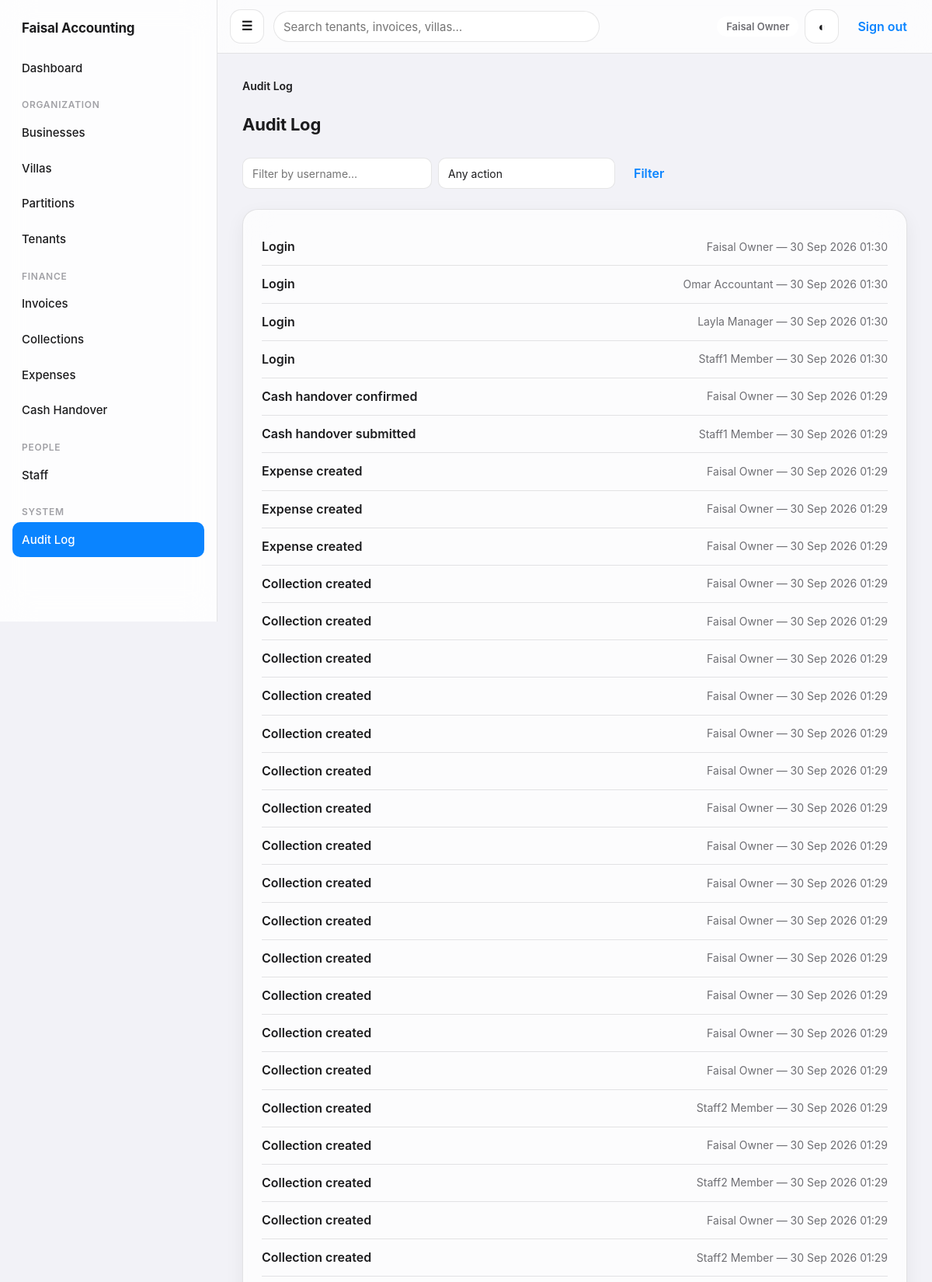
Screenshot of /audit/ (signed in, upper part) with the database file from the repository.
### apps/accounts/models.py (models this page shows)
class User(AbstractUser):
    is_owner = models.BooleanField(default=False, help_text='Sees and can operate on every business/villa/financial record.')
    phone = models.CharField(max_length=32, blank=True)
    class Meta:
        ordering = ['username']
    def __str__(self):
        return self.get_full_name() or self.username

### apps/audit/models.py (models this page shows, shortened)
class AuditLog(models.Model):
    timestamp = models.DateTimeField(auto_now_add=True, db_index=True)
    user = models.ForeignKey(settings.AUTH_USER_MODEL, on_delete=models.PROTECT, related_name='audit_logs')
    action = models.CharField(max_length=64, choices=Action.choices, db_index=True)
    content_type = models.ForeignKey(ContentType, on_delete=models.PROTECT, null=True, blank=True)
    object_id = models.CharField(max_length=64, blank=True)
    content_object = GenericForeignKey('content_type', 'object_id')
    business = models.ForeignKey('businesses.Business', on_delete=models.SET_NULL, null=True, blank=True, related_name='+')
    villa = models.ForeignKey('villas.Villa', on_delete=models.SET_NULL, null=True, blank=True, related_name='+')
    old_value = models.JSONField(null=True, blank=True)
    new_value = models.JSONField(null=True, blank=True)
    reason = models.TextField(blank=True)
    ip_address = models.GenericIPAddressField(null=True, blank=True)
    user_agent = models.CharField(max_length=512, blank=True)
    request_id = models.CharField(max_length=64, blank=True)
    class Meta:
        ordering = ['-timestamp']
        indexes = [models.Index(fields=['content_type', 'object_id']), models.Index(fields=['action', 'timestamp'])]

### apps/audit/views.py (the view)
# urls.py: urlpatterns = [path('', views.audit_list, name='list')]
@login_required
def audit_list(request):
    if not request.user.is_owner:
        raise PermissionDenied('Only the Owner can view the audit trail.')
    qs = AuditLog.objects.select_related('user', 'content_type', 'business', 'villa')
    q = request.GET.get('q', '').strip()
    if q:
        qs = qs.filter(user__username__icontains=q)
    action = request.GET.get('action', '')
    if action:
        qs = qs.filter(action=action)
    page_obj = paginate_queryset(request, qs.order_by('-timestamp'), per_page=50)
    return render(request, 'audit/list.html', {'page_obj': page_obj, 'q': q, 'action': action, 'action_choices': Action.choices, 'breadcrumbs': [('Audit Log', None)]})

### apps/accounts/context_processors.py (called while the page is built)
def nav(request):
    user = getattr(request, 'user', None)
    if user is None or not user.is_authenticated:
        return {}
    has_any_scope = user.is_owner or selectors.villas_visible_to(user).exists()
    return {'nav_has_scope': has_any_scope, 'nav_can_view_financials': selectors.can_view_financial_kpis(user), 'nav_can_manage_users': user.is_owner, 'nav_can_manage_operations': selectors.can_manage_villas_and_tenants(user), 'nav_pending_handover_count': _pending_handover_count(user) if has_any_scope else 0}

def _pending_handover_count(user):
    from apps.cash.models import CashHandover
    qs = selectors.cash_handovers_visible_to(user).filter(status=CashHandover.Status.SUBMITTED)
    if not user.is_owner and (not Assignment.objects.filter(user=user, role__in=[Assignment.Role.BUSINESS_MANAGER, Assignment.Role.ACCOUNTANT]).exists()):
        return 0
    return qs.count()

### apps/accounts/selectors.py (called while the page is built, shortened)
def cash_handovers_visible_to(user) -> QuerySet[CashHandover]:
    if user.is_owner:
        return CashHandover.objects.all()

def can_view_financial_kpis(user) -> bool:
    if user.is_owner:
        return True
    return Assignment.objects.filter(user=user, role__in=[Assignment.Role.BUSINESS_MANAGER, Assignment.Role.ACCOUNTANT]).exists()

def can_manage_villas_and_tenants(user) -> bool:
    if user.is_owner:
        return True
    return Assignment.objects.filter(user=user, role__in=[Assignment.Role.BUSINESS_MANAGER, Assignment.Role.VILLA_STAFF]).exists()

### apps/audit/context.py (called while the page is built)
def set_context(request) -> None:
    ip_address = request.META.get('HTTP_X_FORWARDED_FOR', '').split(',')[0].strip() or request.META.get('REMOTE_ADDR')
    actor = getattr(request, 'user', None)
    if actor is not None and (not actor.is_authenticated):
        actor = None
    _current_request_context.set(RequestContext(ip_address=ip_address or None, user_agent=request.META.get('HTTP_USER_AGENT', '')[:512], request_id=str(uuid.uuid4()), actor=actor))

def clear_context() -> None:
    _current_request_context.set(None)

### apps/shared/pagination.py (called while the page is built)
def paginate_queryset(request, queryset, per_page=25):
    paginator = Paginator(queryset, per_page)
    return paginator.get_page(request.GET.get('page'))

### apps/shared/templatetags/querystring.py (called while the page is built)
@register.filter
def urlencode_without_page(get_params):
    qd = get_params.copy()
    qd.pop('page', None)
    return qd.urlencode()

### templates/audit/list.html (shortened to what this page needs)
{% extends "base.html" %}
{% block content %}
  <div class="page-header"><h1>Audit Log</h1></div>
  <form class="filter-bar" method="get">
    <input type="search" name="q" placeholder="Filter by username…" value="{{ q }}">
    <select name="action" onchange="this.form.submit()">
      <option value="">Any action</option>
    </select>
    <button class="btn btn--ghost" type="submit">Filter</button>
  </form>
  <div class="card">
    {% if page_obj %}
      {% for entry in page_obj %}
        <div class="list-row">
          <span class="list-row__title">{{ entry.get_action_display }}</span>
          <span class="list-row__meta">{{ entry.user }} — {{ entry.timestamp|date:"d M Y H:i" }}{% if entry.reason %} — {{ entry.reason }}{% endif %}</span>
        </div>
      {% endfor %}
    {% else %}
      <div class="empty-state">
        <div class="empty-state__title">No audit entries match these filters.</div>
      </div>
    {% endif %}
  </div>
{% endblock %}

### templates/base.html (shortened to what this page needs)
{% load static %}
<!doctype html>
<html lang="en">
<head>
  <link rel="stylesheet" href="{% static 'css/design-system.css' %}">
</head>
<body>
  <div class="app-shell">
    <aside class="sidebar" aria-label="Main navigation">
      <div class="sidebar__brand">Faisal Accounting</div>
      {% if user.is_authenticated %}
        <a class="sidebar__link{% if request.resolver_match.app_name == 'dashboard' %} sidebar__link--active{% endif %}" href="{% url 'dashboard:home' %}">Dashboard</a>
        {% if nav_has_scope %}
          <div class="sidebar__section">Organization</div>
          <a class="sidebar__link{% if request.resolver_match.app_name == 'businesses' %} sidebar__link--active{% endif %}" href="{% url 'businesses:list' %}">Businesses</a>
          <a class="sidebar__link{% if request.resolver_match.url_name == 'villa_list' %} sidebar__link--active{% endif %}" href="{% url 'villas:villa_list' %}">Villas</a>
          <a class="sidebar__link{% if request.resolver_match.url_name == 'partition_list' %} sidebar__link--active{% endif %}" href="{% url 'villas:partition_list' %}">Partitions</a>
          <a class="sidebar__link{% if request.resolver_match.app_name == 'tenancy' %} sidebar__link--active{% endif %}" href="{% url 'tenancy:list' %}">Tenants</a>
          <div class="sidebar__section">Finance</div>
          <a class="sidebar__link{% if request.resolver_match.url_name == 'invoice_list' or request.resolver_match.url_name == 'invoice_detail' %} sidebar__link--active{% endif %}" href="{% url 'billing:invoice_list' %}">Invoices</a>
          <a class="sidebar__link{% if request.resolver_match.url_name == 'payment_list' %} sidebar__link--active{% endif %}" href="{% url 'billing:payment_list' %}">Collections</a>
          <a class="sidebar__link{% if request.resolver_match.app_name == 'expenses' %} sidebar__link--active{% endif %}" href="{% url 'expenses:list' %}">Expenses</a>
          <a class="sidebar__link{% if request.resolver_match.app_name == 'cash' %} sidebar__link--active{% endif %}" href="{% url 'cash:handover_list' %}">
            <span>Cash Handover</span>
          </a>
        {% endif %}
        {% if nav_can_manage_users %}
          <div class="sidebar__section">People</div>
          <a class="sidebar__link{% if request.resolver_match.url_name == 'staff_list' %} sidebar__link--active{% endif %}" href="{% url 'accounts:staff_list' %}">Staff</a>
        {% endif %}
        {% if user.is_owner %}
          <div class="sidebar__section">System</div>
          <a class="sidebar__link{% if request.resolver_match.app_name == 'audit' %} sidebar__link--active{% endif %}" href="{% url 'audit:list' %}">Audit Log</a>
        {% endif %}
      {% endif %}
    </aside>
    <div class="content-area">
      <header class="topbar">
        <label for="nav-toggle" class="btn btn--icon sidebar-toggle-label" aria-label="Open menu">&#9776;</label>
        {% if user.is_authenticated and nav_has_scope %}
          <form class="topbar__search" method="get" action="{% url 'dashboard:search' %}" role="search">
            <input type="search" name="q" placeholder="Search tenants, invoices, villas…" value="{{ request.GET.q|default:'' }}" aria-label="Global search">
          </form>
        {% endif %}
        <div class="topbar__actions">
          {% if user.is_authenticated %}
            <span class="pill pill--neutral">{{ user.get_full_name|default:user.username }}</span>
          {% endif %}
          <button class="btn btn--icon" type="button" data-theme-toggle aria-label="Toggle dark mode">&#9680;</button>
          {% if user.is_authenticated %}
            <form method="post" action="{% url 'accounts:logout' %}">
              <button class="btn btn--ghost" type="submit">Sign out</button>
            </form>
          {% endif %}
        </div>
      </header>
      <main class="main">
        {% if breadcrumbs %}{% include "components/breadcrumbs.html" %}{% endif %}
        {% block content %}{% endblock %}
      </main>
    </div>
  </div>
</body>
</html>

### rows the page displays
User: get_full_name "Faisal Owner"
AuditLog: action "Login", user "Faisal Owner", timestamp "30 Sep 2026 01:30"
AuditLog: action "Login", user "Omar Accountant", timestamp "30 Sep 2026 01:30"
AuditLog: action "Login", user "Layla Manager", timestamp "30 Sep 2026 01:30"
AuditLog: action "Login", user "Staff1 Member", timestamp "30 Sep 2026 01:30"
AuditLog: action "Cash handover confirmed", user "Faisal Owner", timestamp "30 Sep 2026 01:29"
AuditLog: action "Cash handover submitted", user "Staff1 Member", timestamp "30 Sep 2026 01:29"
AuditLog: action "Expense created", user "Faisal Owner", timestamp "30 Sep 2026 01:29"
AuditLog: action "Expense created", user "Faisal Owner", timestamp "30 Sep 2026 01:29"
AuditLog: action "Expense created", user "Faisal Owner", timestamp "30 Sep 2026 01:29"
AuditLog: action "Collection created", user "Faisal Owner", timestamp "30 Sep 2026 01:29"
AuditLog: action "Collection created", user "Faisal Owner", timestamp "30 Sep 2026 01:29"
AuditLog: action "Collection created", user "Faisal Owner", timestamp "30 Sep 2026 01:29"
AuditLog: action "Collection created", user "Faisal Owner", timestamp "30 Sep 2026 01:29"
AuditLog: action "Collection created", user "Faisal Owner", timestamp "30 Sep 2026 01:29"
AuditLog: action "Collection created", user "Faisal Owner", timestamp "30 Sep 2026 01:29"
AuditLog: action "Collection created", user "Faisal Owner", timestamp "30 Sep 2026 01:29"
AuditLog: action "Collection created", user "Faisal Owner", timestamp "30 Sep 2026 01:29"
AuditLog: action "Collection created", user "Faisal Owner", timestamp "30 Sep 2026 01:29"
AuditLog: action "Collection created", user "Faisal Owner", timestamp "30 Sep 2026 01:29"
AuditLog: action "Collection created", user "Faisal Owner", timestamp "30 Sep 2026 01:29"
AuditLog: action "Collection created", user "Faisal Owner", timestamp "30 Sep 2026 01:29"
AuditLog: action "Collection created", user "Faisal Owner", timestamp "30 Sep 2026 01:29"
AuditLog: action "Collection created", user "Faisal Owner", timestamp "30 Sep 2026 01:29"
AuditLog: action "Collection created", user "Staff2 Member", timestamp "30 Sep 2026 01:29"
AuditLog: action "Collection created", user "Faisal Owner", timestamp "30 Sep 2026 01:29"
AuditLog: action "Collection created", user "Staff2 Member", timestamp "30 Sep 2026 01:29"
AuditLog: action "Collection created", user "Faisal Owner", timestamp "30 Sep 2026 01:29"
AuditLog: action "Collection created", user "Staff2 Member", timestamp "30 Sep 2026 01:29"

### other values shown
{{ label }} "Audit Log"
